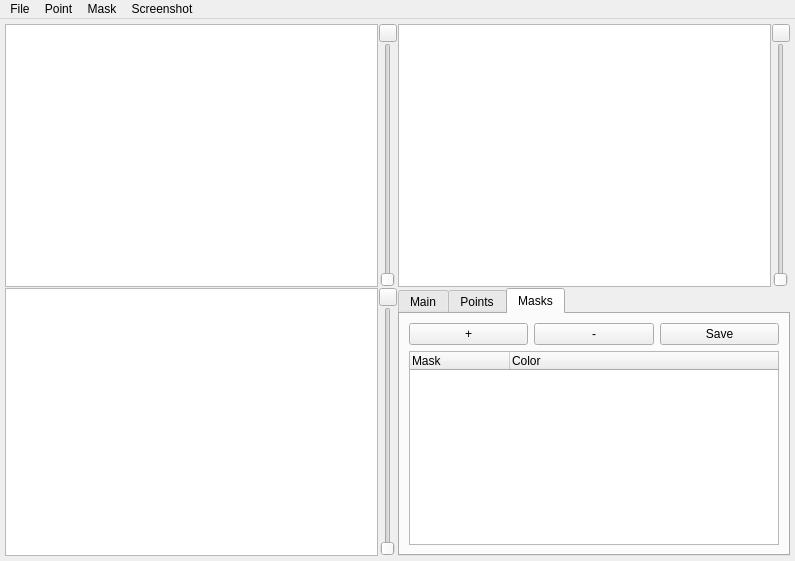
<?xml version="1.0" encoding="UTF-8"?>
<ui version="4.0">
 <class>MainWindow</class>
 <widget class="QMainWindow" name="MainWindow">
  <property name="geometry">
   <rect>
    <x>0</x>
    <y>0</y>
    <width>795</width>
    <height>561</height>
   </rect>
  </property>
  <property name="windowTitle">
   <string>Mímir</string>
  </property>
  <widget class="QWidget" name="centralwidget">
   <layout class="QVBoxLayout" name="verticalLayout">
    <property name="margin">
     <number>5</number>
    </property>
    <item>
     <layout class="QGridLayout" name="windows" rowstretch="0,0">
      <property name="sizeConstraint">
       <enum>QLayout::SetDefaultConstraint</enum>
      </property>
      <property name="spacing">
       <number>1</number>
      </property>
      <item row="1" column="1">
       <layout class="QVBoxLayout" name="verticalLayout_2">
        <property name="spacing">
         <number>0</number>
        </property>
        <property name="sizeConstraint">
         <enum>QLayout::SetDefaultConstraint</enum>
        </property>
        <property name="leftMargin">
         <number>0</number>
        </property>
        <property name="topMargin">
         <number>0</number>
        </property>
        <property name="bottomMargin">
         <number>0</number>
        </property>
        <item>
         <widget class="QTabWidget" name="tabMenu">
          <property name="currentIndex">
           <number>2</number>
          </property>
          <widget class="QWidget" name="mainTab">
           <attribute name="title">
            <string>Main</string>
           </attribute>
           <layout class="QVBoxLayout" name="verticalLayout_6">
            <item>
             <layout class="QHBoxLayout" name="horizontalLayout_3">
              <item>
               <widget class="QLabel" name="label_3">
                <property name="sizePolicy">
                 <sizepolicy hsizetype="Maximum" vsizetype="Maximum">
                  <horstretch>0</horstretch>
                  <verstretch>0</verstretch>
                 </sizepolicy>
                </property>
                <property name="text">
                 <string>Cycle: </string>
                </property>
               </widget>
              </item>
              <item>
               <widget class="QLabel" name="cycle_nb_label">
                <property name="text">
                 <string>0 / 0</string>
                </property>
               </widget>
              </item>
             </layout>
            </item>
            <item>
             <widget class="QSlider" name="cycle_slider">
              <property name="sizePolicy">
               <sizepolicy hsizetype="Expanding" vsizetype="Fixed">
                <horstretch>0</horstretch>
                <verstretch>0</verstretch>
               </sizepolicy>
              </property>
              <property name="minimumSize">
               <size>
                <width>350</width>
                <height>0</height>
               </size>
              </property>
              <property name="orientation">
               <enum>Qt::Horizontal</enum>
              </property>
             </widget>
            </item>
            <item>
             <widget class="QComboBox" name="comboBox">
              <property name="sizePolicy">
               <sizepolicy hsizetype="Maximum" vsizetype="Fixed">
                <horstretch>0</horstretch>
                <verstretch>0</verstretch>
               </sizepolicy>
              </property>
              <property name="minimumSize">
               <size>
                <width>200</width>
                <height>0</height>
               </size>
              </property>
              <property name="maximumSize">
               <size>
                <width>16777215</width>
                <height>16777215</height>
               </size>
              </property>
             </widget>
            </item>
            <item>
             <layout class="QHBoxLayout" name="horizontalLayout_4">
              <item>
               <widget class="QLabel" name="label_6">
                <property name="sizePolicy">
                 <sizepolicy hsizetype="Maximum" vsizetype="Maximum">
                  <horstretch>0</horstretch>
                  <verstretch>0</verstretch>
                 </sizepolicy>
                </property>
                <property name="text">
                 <string>Contrast min | max: </string>
                </property>
               </widget>
              </item>
              <item>
               <widget class="QLabel" name="contrast_nb_label">
                <property name="text">
                 <string>0% | 0%</string>
                </property>
               </widget>
              </item>
             </layout>
            </item>
            <item>
             <widget class="QLabel" name="label_2">
              <property name="sizePolicy">
               <sizepolicy hsizetype="Maximum" vsizetype="Maximum">
                <horstretch>0</horstretch>
                <verstretch>0</verstretch>
               </sizepolicy>
              </property>
              <property name="text">
               <string>Min contrast</string>
              </property>
             </widget>
            </item>
            <item>
             <widget class="QSlider" name="min_contrast_slider">
              <property name="minimumSize">
               <size>
                <width>350</width>
                <height>0</height>
               </size>
              </property>
              <property name="orientation">
               <enum>Qt::Horizontal</enum>
              </property>
             </widget>
            </item>
            <item>
             <widget class="QLabel" name="label">
              <property name="sizePolicy">
               <sizepolicy hsizetype="Maximum" vsizetype="Maximum">
                <horstretch>0</horstretch>
                <verstretch>0</verstretch>
               </sizepolicy>
              </property>
              <property name="text">
               <string>Max contrast</string>
              </property>
             </widget>
            </item>
            <item>
             <widget class="QSlider" name="max_contrast_slider">
              <property name="minimumSize">
               <size>
                <width>350</width>
                <height>0</height>
               </size>
              </property>
              <property name="orientation">
               <enum>Qt::Horizontal</enum>
              </property>
             </widget>
            </item>
           </layout>
          </widget>
          <widget class="QWidget" name="pointsTab">
           <attribute name="title">
            <string>Points</string>
           </attribute>
           <layout class="QVBoxLayout" name="verticalLayout_3">
            <item>
             <layout class="QHBoxLayout" name="horizontalLayout_2">
              <item>
               <widget class="QPushButton" name="addPointBt">
                <property name="text">
                 <string>+</string>
                </property>
               </widget>
              </item>
              <item>
               <widget class="QPushButton" name="delPointBt">
                <property name="text">
                 <string>-</string>
                </property>
               </widget>
              </item>
              <item>
               <widget class="QPushButton" name="savePointsBt">
                <property name="text">
                 <string>Save</string>
                </property>
               </widget>
              </item>
             </layout>
            </item>
            <item>
             <widget class="QListView" name="pointsList"/>
            </item>
           </layout>
          </widget>
          <widget class="QWidget" name="masksTab">
           <attribute name="title">
            <string>Masks</string>
           </attribute>
           <layout class="QVBoxLayout" name="verticalLayout_7">
            <item>
             <layout class="QHBoxLayout" name="horizontalLayout_5">
              <item>
               <widget class="QPushButton" name="addMaskBt">
                <property name="text">
                 <string>+</string>
                </property>
               </widget>
              </item>
              <item>
               <widget class="QPushButton" name="delMaskBt">
                <property name="text">
                 <string>-</string>
                </property>
               </widget>
              </item>
              <item>
               <widget class="QPushButton" name="saveMasksBt">
                <property name="text">
                 <string>Save</string>
                </property>
               </widget>
              </item>
             </layout>
            </item>
            <item>
             <widget class="QTreeWidget" name="masksList">
              <property name="columnCount">
               <number>2</number>
              </property>
              <column>
               <property name="text">
                <string>Mask</string>
               </property>
              </column>
              <column>
               <property name="text">
                <string>Color</string>
               </property>
              </column>
             </widget>
            </item>
           </layout>
          </widget>
         </widget>
        </item>
       </layout>
      </item>
      <item row="1" column="0">
       <layout class="QHBoxLayout" name="coronal_window">
        <property name="spacing">
         <number>1</number>
        </property>
        <item>
         <widget class="CursorGraphicsView" name="coronal_slice_viewer"/>
        </item>
        <item>
         <layout class="QVBoxLayout" name="verticalLayout_8">
          <property name="spacing">
           <number>1</number>
          </property>
          <property name="sizeConstraint">
           <enum>QLayout::SetDefaultConstraint</enum>
          </property>
          <item>
           <widget class="QPushButton" name="coronal_save_slice">
            <property name="enabled">
             <bool>true</bool>
            </property>
            <property name="maximumSize">
             <size>
              <width>18</width>
              <height>18</height>
             </size>
            </property>
            <property name="text">
             <string/>
            </property>
            <property name="icon">
             <iconset>
              <normaloff>assets/screenshot.png</normaloff>assets/screenshot.png</iconset>
            </property>
            <property name="iconSize">
             <size>
              <width>12</width>
              <height>12</height>
             </size>
            </property>
           </widget>
          </item>
          <item>
           <widget class="QSlider" name="coronal_slice_slider">
            <property name="maximumSize">
             <size>
              <width>18</width>
              <height>16777215</height>
             </size>
            </property>
            <property name="orientation">
             <enum>Qt::Vertical</enum>
            </property>
           </widget>
          </item>
         </layout>
        </item>
       </layout>
      </item>
      <item row="0" column="1">
       <layout class="QHBoxLayout" name="sagittal_window">
        <property name="spacing">
         <number>1</number>
        </property>
        <property name="sizeConstraint">
         <enum>QLayout::SetDefaultConstraint</enum>
        </property>
        <property name="rightMargin">
         <number>0</number>
        </property>
        <item>
         <widget class="CursorGraphicsView" name="sagittal_slice_viewer"/>
        </item>
        <item>
         <layout class="QVBoxLayout" name="verticalLayout_5">
          <property name="spacing">
           <number>1</number>
          </property>
          <property name="sizeConstraint">
           <enum>QLayout::SetDefaultConstraint</enum>
          </property>
          <item>
           <widget class="QPushButton" name="sagittal_save_slice">
            <property name="enabled">
             <bool>true</bool>
            </property>
            <property name="maximumSize">
             <size>
              <width>18</width>
              <height>18</height>
             </size>
            </property>
            <property name="text">
             <string/>
            </property>
            <property name="icon">
             <iconset>
              <normaloff>assets/screenshot.png</normaloff>assets/screenshot.png</iconset>
            </property>
            <property name="iconSize">
             <size>
              <width>12</width>
              <height>12</height>
             </size>
            </property>
           </widget>
          </item>
          <item>
           <widget class="QSlider" name="sagittal_slice_slider">
            <property name="maximumSize">
             <size>
              <width>18</width>
              <height>16777215</height>
             </size>
            </property>
            <property name="orientation">
             <enum>Qt::Vertical</enum>
            </property>
           </widget>
          </item>
         </layout>
        </item>
       </layout>
      </item>
      <item row="0" column="0">
       <layout class="QHBoxLayout" name="axial_window">
        <property name="spacing">
         <number>1</number>
        </property>
        <item>
         <widget class="CursorGraphicsView" name="axial_slice_viewer"/>
        </item>
        <item>
         <layout class="QVBoxLayout" name="verticalLayout_4">
          <property name="spacing">
           <number>1</number>
          </property>
          <property name="sizeConstraint">
           <enum>QLayout::SetDefaultConstraint</enum>
          </property>
          <item>
           <widget class="QPushButton" name="axial_save_slice">
            <property name="enabled">
             <bool>true</bool>
            </property>
            <property name="maximumSize">
             <size>
              <width>18</width>
              <height>18</height>
             </size>
            </property>
            <property name="text">
             <string/>
            </property>
            <property name="icon">
             <iconset>
              <normaloff>assets/screenshot.png</normaloff>assets/screenshot.png</iconset>
            </property>
            <property name="iconSize">
             <size>
              <width>12</width>
              <height>12</height>
             </size>
            </property>
           </widget>
          </item>
          <item>
           <widget class="QSlider" name="axial_slice_slider">
            <property name="maximumSize">
             <size>
              <width>18</width>
              <height>16777215</height>
             </size>
            </property>
            <property name="orientation">
             <enum>Qt::Vertical</enum>
            </property>
           </widget>
          </item>
         </layout>
        </item>
       </layout>
      </item>
     </layout>
    </item>
   </layout>
  </widget>
  <widget class="QMenuBar" name="menuBar">
   <property name="geometry">
    <rect>
     <x>0</x>
     <y>0</y>
     <width>795</width>
     <height>21</height>
    </rect>
   </property>
   <widget class="QMenu" name="menuFile">
    <property name="title">
     <string>File</string>
    </property>
    <addaction name="actionOpen"/>
    <addaction name="actionClose"/>
    <addaction name="separator"/>
    <addaction name="actionSave_points_masks"/>
    <addaction name="actionLoad_points_masks"/>
   </widget>
   <widget class="QMenu" name="menuPoint">
    <property name="title">
     <string>Point</string>
    </property>
    <addaction name="actionNew_point"/>
    <addaction name="actionDelete_point"/>
   </widget>
   <widget class="QMenu" name="menuMask">
    <property name="title">
     <string>Mask</string>
    </property>
    <addaction name="actionNew_mask"/>
    <addaction name="actionDelete_mask"/>
    <addaction name="actionSet_color"/>
   </widget>
   <widget class="QMenu" name="menuScreenshot">
    <property name="title">
     <string>Screenshot</string>
    </property>
    <addaction name="actionSave_current_sagittal_slice"/>
    <addaction name="actionSave_current_coronal_slice"/>
    <addaction name="actionSave_current_axial_slice"/>
   </widget>
   <addaction name="menuFile"/>
   <addaction name="menuPoint"/>
   <addaction name="menuMask"/>
   <addaction name="menuScreenshot"/>
  </widget>
  <action name="actionOpen">
   <property name="text">
    <string>Open</string>
   </property>
  </action>
  <action name="actionClose">
   <property name="text">
    <string>Close</string>
   </property>
  </action>
  <action name="actionNew_point">
   <property name="text">
    <string>New point</string>
   </property>
  </action>
  <action name="actionDelete_point">
   <property name="text">
    <string>Delete point</string>
   </property>
  </action>
  <action name="actionNew_mask">
   <property name="text">
    <string>New mask</string>
   </property>
  </action>
  <action name="actionDelete_mask">
   <property name="text">
    <string>Delete mask</string>
   </property>
  </action>
  <action name="actionSave_points_masks">
   <property name="text">
    <string>Save points/masks</string>
   </property>
  </action>
  <action name="actionLoad_points_masks">
   <property name="text">
    <string>Load points/masks</string>
   </property>
  </action>
  <action name="actionSave_current_sagittal_slice">
   <property name="text">
    <string>Save current sagittal slice</string>
   </property>
  </action>
  <action name="actionSave_current_coronal_slice">
   <property name="text">
    <string>Save current coronal slice</string>
   </property>
  </action>
  <action name="actionSave_current_axial_slice">
   <property name="text">
    <string>Save current axial slice</string>
   </property>
  </action>
  <action name="actionSet_color">
   <property name="text">
    <string>Set color</string>
   </property>
  </action>
 </widget>
 <customwidgets>
  <customwidget>
   <class>CursorGraphicsView</class>
   <extends>QGraphicsView</extends>
   <header>CursorGraphicsView.h</header>
  </customwidget>
 </customwidgets>
 <resources/>
 <connections/>
</ui>
